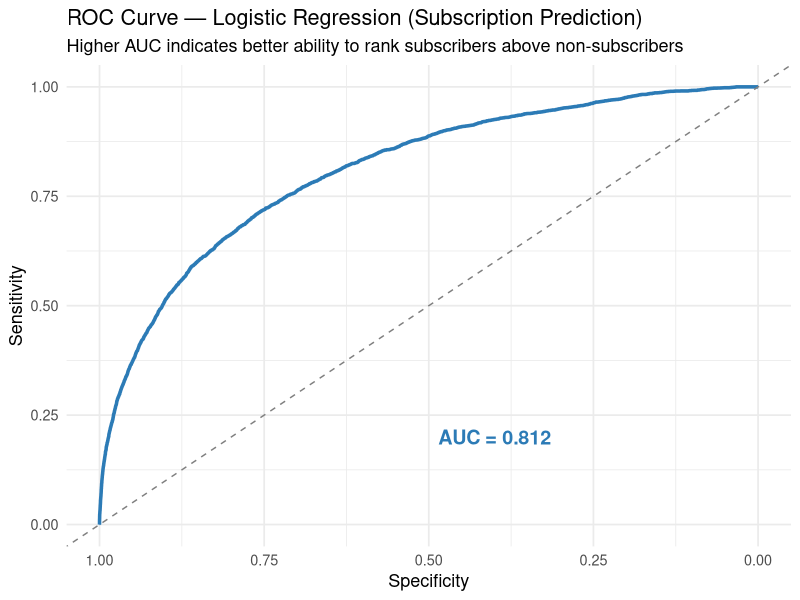
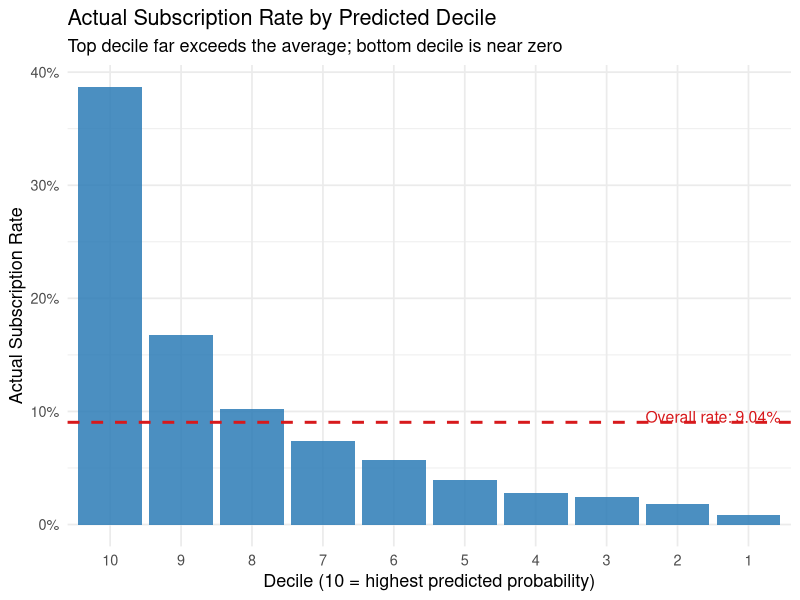

Recreate these plots in R, in order.
## ---- chunk 1
knitr::opts_chunk$set(echo = TRUE, warning = FALSE, message = FALSE, fig.width = 9, fig.height = 5)
library(tidyverse)
library(sqldf)
library(ggplot2)
library(pROC)
library(caret)
library(knitr)
library(kableExtra)
library(scales)

set.seed(42)
## ---- chunk 2
books <- read.csv("OnlineBookClub.csv", stringsAsFactors = FALSE)
dim(books)
glimpse(books)
## ---- chunk 3
sql_summary <- sqldf("
  SELECT
    ROUND(AVG(total_), 2)    AS avg_total_spend,
    ROUND(STDEV(total_), 2)  AS sd_total_spend,
    ROUND(AVG(purch), 2)     AS avg_books_purchased,
    ROUND(STDEV(purch), 2)   AS sd_books_purchased,
    ROUND(AVG(last), 2)      AS avg_months_since_last,
    ROUND(STDEV(last), 2)    AS sd_months_since_last
  FROM books
")

sql_summary %>%
  kable(caption = "Descriptive Statistics: Spend, Purchases, and Recency") %>%
  kable_styling(bootstrap_options = c("striped", "hover"), full_width = FALSE)
## ---- chunk 4
gender_subs <- sqldf("
  SELECT
    gender,
    COUNT(*) AS total_customers,
    SUM(CASE WHEN subscribe = 'yes' THEN 1 ELSE 0 END) AS subscribers,
    ROUND(100.0 * SUM(CASE WHEN subscribe = 'yes' THEN 1 ELSE 0 END) / COUNT(*), 2) AS pct_subscribed
  FROM books
  GROUP BY gender
")

gender_subs %>%
  kable(caption = "Subscription Counts and Rates by Gender") %>%
  kable_styling(bootstrap_options = c("striped", "hover"), full_width = FALSE)
## ---- chunk 5
overall <- sqldf("
  SELECT
    SUM(CASE WHEN subscribe = 'yes' THEN 1 ELSE 0 END) AS total_subscribers,
    COUNT(*) AS total_customers,
    ROUND(100.0 * SUM(CASE WHEN subscribe = 'yes' THEN 1 ELSE 0 END) / COUNT(*), 2) AS pct_subscribed
  FROM books
")

overall %>%
  kable(caption = "Overall Subscription Rate") %>%
  kable_styling(bootstrap_options = c("striped", "hover"), full_width = FALSE)
## ---- chunk 6
books <- books %>%
  mutate(
    IsFemale  = ifelse(gender == "F", 1, 0),
    subscribed = ifelse(subscribe == "yes", 1, 0)
  )

cat("IsFemale distribution:\n")
table(books$IsFemale)
## ---- chunk 7
lm_model <- lm(
  total_ ~ IsFemale + first + child + youth + cook + do_it + refernce + art + geog,
  data = books
)

summary(lm_model)
## ---- chunk 8
lm_coefs <- broom::tidy(lm_model) %>%
  mutate(
    estimate   = round(estimate, 3),
    std.error  = round(std.error, 3),
    statistic  = round(statistic, 3),
    p.value    = round(p.value, 4),
    significant = ifelse(p.value < 0.05, "Yes", "No")
  )

lm_coefs %>%
  kable(caption = "Linear Regression Coefficients — Total Offline Spend") %>%
  kable_styling(bootstrap_options = c("striped", "hover", "condensed"), full_width = FALSE) %>%
  column_spec(6, color = ifelse(lm_coefs$significant == "Yes", "green", "red"))
## ---- chunk 9
logit_model <- glm(
  subscribed ~ last + total_ + IsFemale + child + youth + cook + do_it + refernce + art + geog,
  data   = books,
  family = binomial(link = "logit")
)

summary(logit_model)
## ---- chunk 10
logit_coefs <- broom::tidy(logit_model) %>%
  mutate(
    odds_ratio  = round(exp(estimate), 3),
    estimate    = round(estimate, 4),
    std.error   = round(std.error, 4),
    statistic   = round(statistic, 3),
    p.value     = round(p.value, 4),
    significant = ifelse(p.value < 0.05, "Yes", "No")
  ) %>%
  select(term, estimate, std.error, statistic, p.value, odds_ratio, significant)

logit_coefs %>%
  kable(caption = "Logistic Regression Coefficients and Odds Ratios — Subscription Likelihood") %>%
  kable_styling(bootstrap_options = c("striped", "hover", "condensed"), full_width = FALSE) %>%
  column_spec(7, color = ifelse(logit_coefs$significant == "Yes", "green", "red"))
## ---- chunk 11
books$pred_prob <- predict(logit_model, type = "response")

roc_obj <- roc(books$subscribed, books$pred_prob, quiet = TRUE)
auc_val <- auc(roc_obj)

ggroc(roc_obj, color = "#2c7bb6", linewidth = 1.2) +
  geom_abline(slope = 1, intercept = 1, linetype = "dashed", color = "gray50") +
  annotate("text", x = 0.4, y = 0.2,
           label = paste0("AUC = ", round(auc_val, 3)),
           size = 5, color = "#2c7bb6", fontface = "bold") +
  labs(
    title    = "ROC Curve — Logistic Regression (Subscription Prediction)",
    subtitle = "Higher AUC indicates better ability to rank subscribers above non-subscribers",
    x        = "Specificity",
    y        = "Sensitivity"
  ) +
  theme_minimal(base_size = 13)
## ---- chunk 12
pred_class <- ifelse(books$pred_prob >= 0.5, 1, 0)
cm <- confusionMatrix(factor(pred_class), factor(books$subscribed), positive = "1")
cm
## ---- chunk 13
books <- books %>%
  mutate(decile = ntile(pred_prob, 10))

decile_summary <- books %>%
  group_by(decile) %>%
  summarise(
    n_customers       = n(),
    avg_pred_prob     = round(mean(pred_prob), 4),
    actual_sub_rate   = round(mean(subscribed), 4),
    avg_recency       = round(mean(last), 1),
    avg_monetary      = round(mean(total_), 2),
    avg_art_books     = round(mean(art), 2),
    avg_diy_books     = round(mean(do_it), 2),
    pct_female        = round(mean(IsFemale) * 100, 1)
  ) %>%
  arrange(desc(decile))

decile_summary %>%
  kable(caption = "Decile Profiling — Predicted vs. Actual Subscription Rates") %>%
  kable_styling(bootstrap_options = c("striped", "hover", "condensed"), full_width = FALSE) %>%
  row_spec(1, bold = TRUE, background = "#eaf4fb") %>%   # top decile
  row_spec(10, bold = TRUE, background = "#fdecea")       # bottom decile
## ---- chunk 14
decile_summary %>%
  ggplot(aes(x = factor(decile, levels = rev(levels(factor(decile)))), y = actual_sub_rate)) +
  geom_col(fill = "#2c7bb6", alpha = 0.85) +
  geom_hline(yintercept = overall$pct_subscribed / 100, linetype = "dashed", color = "#d7191c", linewidth = 1) +
  annotate("text", x = 9.5, y = overall$pct_subscribed / 100 + 0.005,
           label = paste0("Overall rate: ", overall$pct_subscribed, "%"),
           color = "#d7191c", size = 4) +
  scale_y_continuous(labels = percent_format()) +
  labs(
    title    = "Actual Subscription Rate by Predicted Decile",
    subtitle = "Top decile far exceeds the average; bottom decile is near zero",
    x        = "Decile (10 = highest predicted probability)",
    y        = "Actual Subscription Rate"
  ) +
  theme_minimal(base_size = 13)
